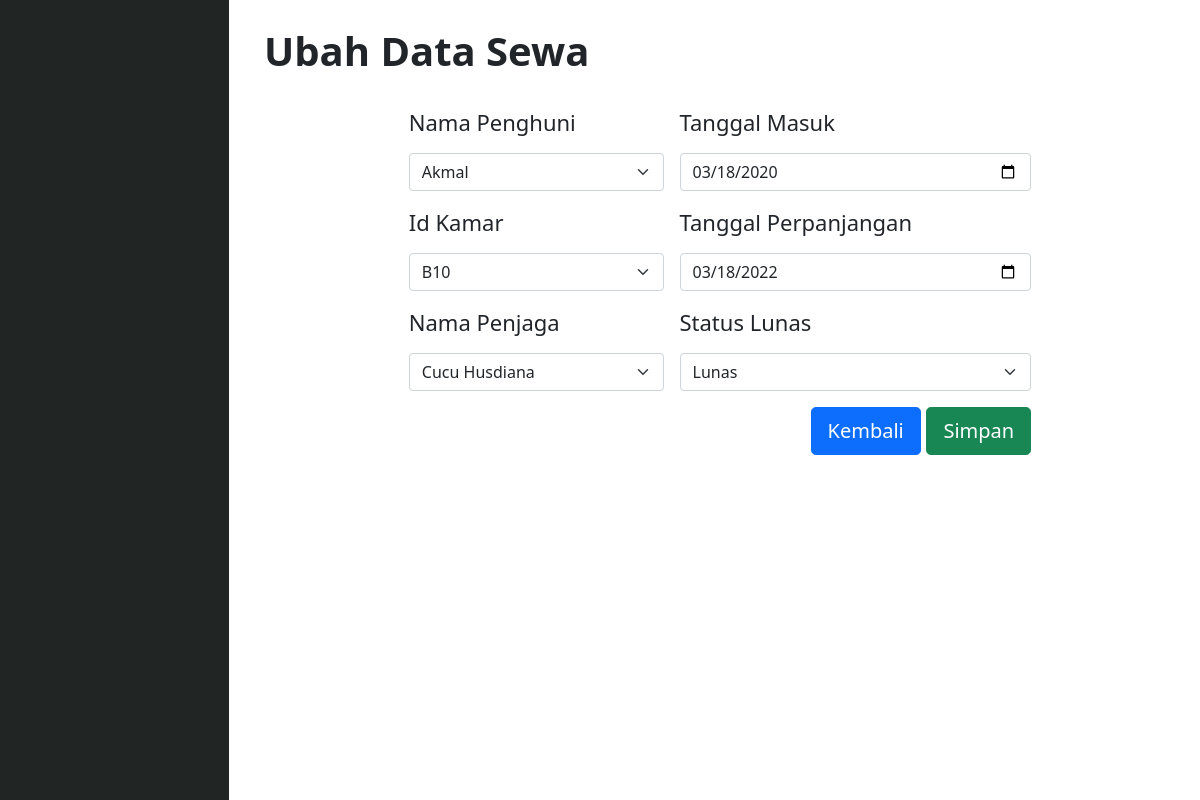
Screenshot of /view/admin/crud_sewa/edit_sewa.php?id_penghuni=PB102020 (signed in) with the database file from the repository.
### tables this page shows
CREATE TABLE `sewa` (
  `id_penghuni` varchar(10) NOT NULL,
  `id_kamar` varchar(10) NOT NULL,
  `id_penjaga` varchar(10) NOT NULL,
  `tanggal_sewa` date NOT NULL,
  `tanggal_perpanjangan` date NOT NULL,
  `status_lunas` enum('Lunas','Belum') NOT NULL
);

### view/admin/crud_sewa/edit_sewa.php (the view, shortened to what this page needs)
<?php
	include("../../../functions.php");
  $id_penghuni = $_GET["id_penghuni"];
  $data = getDataSewa($id_penghuni)->fetch_assoc();
  $selected = "";
 ?>
 <head>
 <!DOCTYPE html>
<html>
  </head>
  <body>
<div class="container mt-3">
  <h1>Ubah Data Sewa</h1>
  <form action="crud_sewa.php" method="post" id="form">
    <center>
    <table class="table table-borderless mt-4" style="font-size: 22px; width: 70%">
        <tr><td>Nama Penghuni</td>
            <td>Tanggal Masuk</td></tr>
        <tr><td><select name="id_penghuni" class="form-select">
                <?php
                  $dataPenghuni = getPenghuni();
                  foreach ($dataPenghuni as $row) {
                    if ($data["id_penghuni"] == $row["id_penghuni"]) {
                      $selected = "selected";
                    } else $selected = "";
                    echo "<option ".$selected." value=".$row["id_penghuni"].">".
                    $row["nama_penghuni"]."</option>";
                  }
                 ?>
                </select></td>
            <td>
              <input name="tgl_masuk" type="date" class="form-control" <?php echo "value='".$data["tanggal_sewa"]."'" ?>></input>
            </td></tr>
        <tr><td>Id Kamar</td>
            <td>Tanggal Perpanjangan</td>
        <tr><td><select name="id_kamar" class="form-select">
                <?php
                  $dataKamar = getKamar();
                  foreach ($dataKamar as $row) {
                    if ($data["id_kamar"] == $row["id_kamar"]) {
                      $selected = "selected";
                    } else $selected = "";
                    echo "<option ".$selected." value=".$row["id_kamar"].">".$row["id_kamar"]."</option>";
                  }
                 ?>
                </select></td>
            <td>
              <input name="tgl_perpanjang" type="date" class="form-control" <?php echo "value='".$data["tanggal_perpanjangan"]."'" ?>></input>
            </td></tr>
        <tr><td>Nama Penjaga</td>
            <td>Status Lunas</td>
        <tr><td><select name="id_penjaga" class="form-select">
                <?php
                  $dataPenjaga = getPenjaga();
                  foreach ($dataPenjaga as $row) {
                    if ($data["id_penjaga"] == $row["id_penjaga"]) {
                      $selected = "selected";
                    } else $selected = "";
                    echo "<option ".$selected." value=".$row["id_penjaga"].">".$row["nama_penjaga"]."</option>";
                  }
                 ?>
                </select></td>
            <td><select name="status_lunas" class="form-select">
                  <option  <?php echo ($data["status_lunas"] == "Lunas"?"selected":"") ?>>Lunas</option>
                </select></td></tr>
      <tr>
        <td></td>
        <td align="right"><a href="../sewa.php" type="button" class="btn btn-primary btn-lg">Kembali</a>
            <a class="btn btn-success konfirmUbah btn-lg" name="simpanEditSewa">Simpan</a>
        </td></tr>
    </table>
    </center>
  </form>
</div>
</html>

### style.css (style rules this page uses)
* { margin: 0px; padding: 0px; }
body { font-weight: bold; font-family: Montserrat; max-width: 1920px; margin: auto; background: white; }

### functions.php (style rules this page uses)
h1 { font-weight: bold; margin-top: 3%; }

### rows the page displays
sewa: tgl_masuk "03/18/2020", tgl_perpanjang "03/18/2022", status_lunas "Lunas"

### other values shown
form field id_penghuni "Akmal"
form field id_kamar "B10"
form field id_penjaga "Cucu Husdiana"
